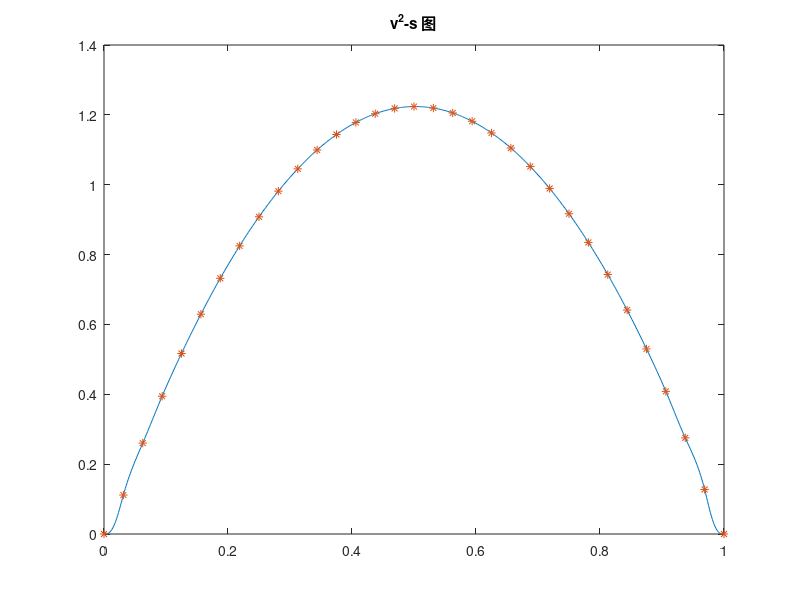
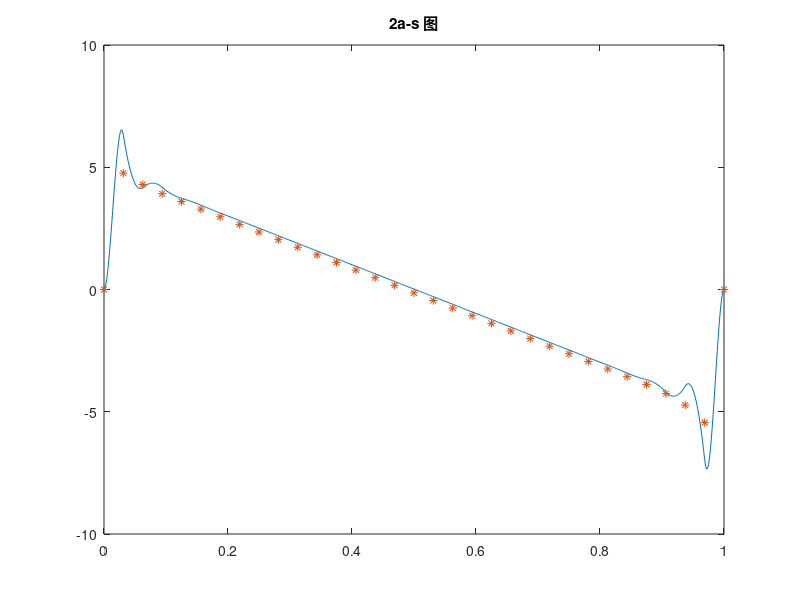
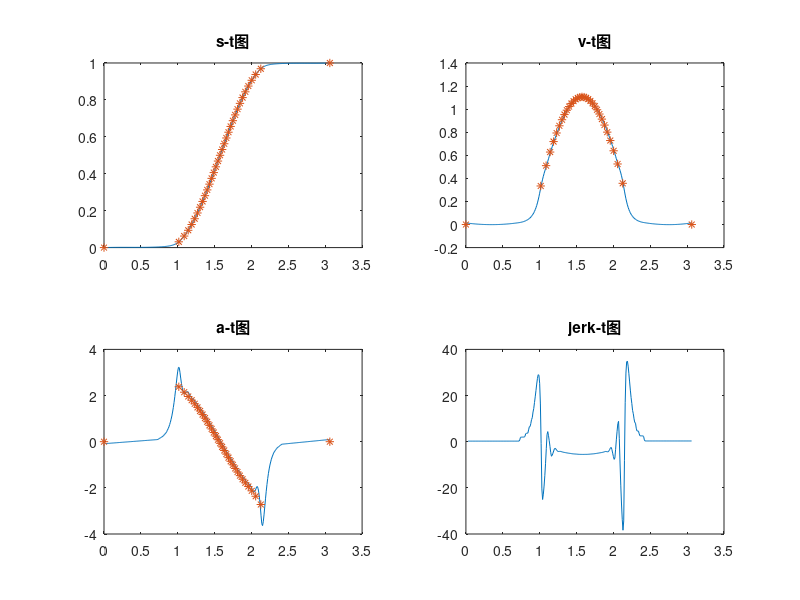

MATLAB code for these plots, in order:
clear;clc;
load("grid_a.mat");load("grid_v.mat");load("grid_x.mat");

% a = a(2:end-1); v = v(2:end-1); x = x(2:end-1); %去掉两端点，如果不想去，请注释
y = v.^2;
n = numel(x) - 1;
h =diff(x)';
delta =diff(y)';
dy0 = 2*a(1);
dy1 = 2*a(end);
ddy0 = 0;
ddy1 = 0;

%% 三次样条(两端四次)
alpha = zeros(n-1,1);
alpha(1) = -3*h(1)^3;
for i = 2:n-1
    alpha(i) = h(i);
end
alpha_m = [diag(alpha),zeros(n-1,2)];

beta = zeros(n-1,1);
for i = 1:n-2
    beta(i) = h(i+1);
end
beta(n-1) = -3*h(n)^3;
beta_m = [zeros(n-1,2),diag(beta)];

gamma = zeros(n-1,1);
for i = 1:n-1
    gamma(i) = 2*(h(i)+h(i+1));
end
gamma_m = [zeros(n-1,1),diag(gamma),zeros(n-1,1)];
A = alpha_m + beta_m + gamma_m;
A = [[-3*h(1)^3 , h(1), zeros(1,n-1)];A;[zeros(1,n-1),h(n),-3*h(n)^3]];

theta = zeros(n-1,1);
theta(1) = 3*(delta(2)/h(2) - delta(1)/h(1)) - h(1)*ddy0/2;
for i = 2:n-2
    theta(i) = 3*(delta(i+1)/h(i+1) - delta(i)/h(i));
end
theta(n-1) = 3*(delta(n)/h(n) - delta(n-1)/h(n-1)) - h(n)*ddy1/2;
theta = [3*(delta(1)/h(1) - dy0) - ddy0*h(1); theta ; 3*(dy1 - delta(n)/h(n)) - ddy1*h(n)];
M = A\theta;


e1 = M(1);
en = M(n+1);

c(1) = ddy0/2;
c(2:n) = M(2:n);

d(1) = 1/3*(c(2) - c(1))/h(1) - 2*e1*h(1);
d(2:n-1) = 1/3*(c(3:n) - c(2:n-1))./h(2:n-1);
d(n) = 1/3*(ddy1/2 - c(n))/h(n) - 2*en*h(n);%二阶连续条件

b(1) = delta(1)/h(1) - 1/3*(2*c(1)+c(2))*h(1) + e1*h(1)^3;
b(2:n-1) = delta(2:n-1)./h(2:n-1) - 1/3*(2*c(2:n-1)+c(3:n)).*h(2:n-1);
b(n) = delta(n)./h(n) - 1/3*(2*c(n)+ddy1/2).*h(n) + en*h(n)^3;%零阶重合条件

N = 20;
for k = 1:n
    ds = h(k)/N;
    if k == 1 
        for i = 1:N
            s = x(k) + (i-1)*ds;
            profile_position((k-1)*N + i) = s;
            profile_R((k-1)*N + i) = y(k) + b(k)*(s-x(k)) + c(k)*(s-x(k))^2 ...
                                     + d(k)*(s-x(k))^3 + e1*(s-x(k))^4;
            profile_Rd1((k-1)*N + i) = b(k) + 2*c(k)*(s-x(k)) ...
                                 + 3*d(k)*(s-x(k))^2 + 4*e1*(s-x(k))^3;
            profile_Rd2((k-1)*N + i) = 2*c(k) ...
                                 + 6*d(k)*(s-x(k)) + 12*e1*(s-x(k))^2;
        end
        continue;
    end
     if k == n 
        for i = 1:N
            s = x(k) + (i-1)*ds;
            profile_position((k-1)*N + i) = s;
            profile_R((k-1)*N + i) = y(k) + b(k)*(s-x(k)) + c(k)*(s-x(k))^2 ...
                                     + d(k)*(s-x(k))^3 + en*(s-x(k))^4;
            profile_Rd1((k-1)*N + i) = b(k) + 2*c(k)*(s-x(k)) ...
                                 + 3*d(k)*(s-x(k))^2 + 4*en*(s-x(k))^3;
            profile_Rd2((k-1)*N + i) = 2*c(k) ...
                                 + 6*d(k)*(s-x(k)) + 12*en*(s-x(k))^2;
        end
        break;
    end
    for i = 1:N
        s = x(k) + (i-1)*ds;
        profile_position((k-1)*N + i) = s;
        profile_R((k-1)*N + i) = y(k) + b(k)*(s-x(k)) + c(k)*(s-x(k))^2 ...
                                 + d(k)*(s-x(k))^3;
        profile_Rd1((k-1)*N + i) = b(k) + 2*c(k)*(s-x(k)) ...
                                 + 3*d(k)*(s-x(k))^2;
        profile_Rd2((k-1)*N + i) = 2*c(k) ...
                                 + 6*d(k)*(s-x(k));
    end
end
profile_position(n*N+1) = x(end);
profile_R(n*N+1) = y(end);
profile_Rd1(n*N+1) = dy1;
profile_Rd2(n*N+1) = ddy1;

%% 三次样条差值结果展示
figure(1)
plot(profile_position,profile_R,'-',x,y,'*')
title('v^2-s 图')
figure(2)
plot(profile_position,profile_Rd1,'-',x,2*a,'*')
title('2a-s 图')
figure(3)
plot(profile_position,profile_Rd2,'-')
title('jerk/v-s图')

%% 拟合s-t图
profile_vel = sqrt(profile_R); 
t(1) = 0;
for k=2:N*n+1
    t(k) = t(k-1) + 2*ds/(profile_vel(k-1)+profile_vel(k));%路程除以速度等于时间
end

for k = 1:n+1
    t_0(k) = t((k-1)*N+1); %记录原始点对应的时间
end

dt = 0.01;
tt = t(1):dt:t(end);
sp = spline(t,profile_position,tt);
spd1 = diff(sp)/dt;
spd2 = diff(spd1)/dt;
spd3 = diff(spd2)/dt;
profile_acc = diff(profile_vel)./diff(t);
subplot(2,2,1)
plot(tt,sp,'-',t_0,x,'*');
title('s-t图')
subplot(2,2,2)
plot(tt(2:end),spd1,'-',t_0,v,'*')
title('v-t图')
subplot(2,2,3)
plot(tt(3:end),spd2,'-',t_0,a,'*')
title('a-t图')
subplot(2,2,4)
plot(tt(4:end),spd3)
title('jerk-t图')


